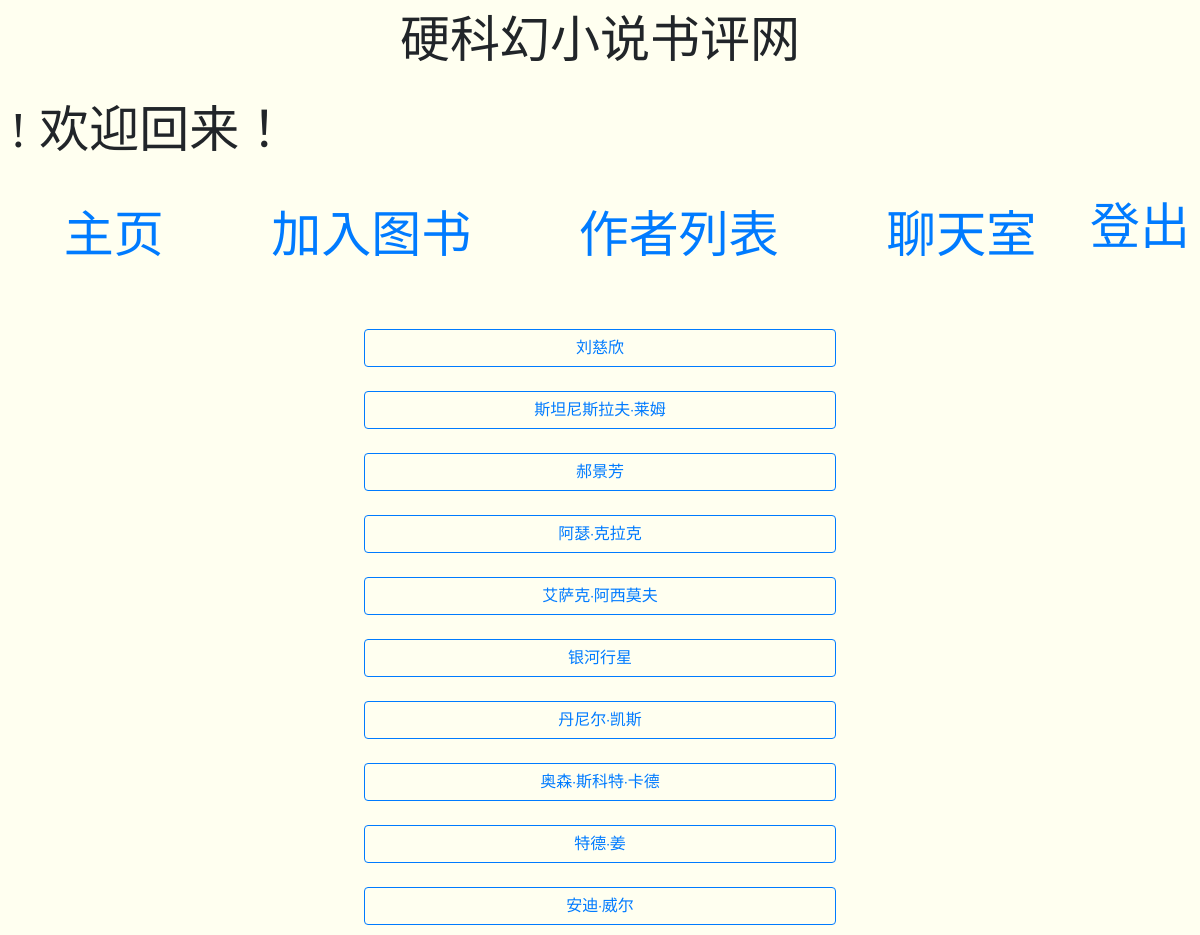
/author_list, run on the app's committed database.
### books/models.py (models this page shows, shortened)
class Book(models.Model):
    book_name = models.CharField(max_length=50)
    author_name = models.CharField(max_length=30)
    desc = models.TextField(default="暂无简介")
    image_url = models.CharField(max_length=228, default = None, blank = True, null = True)

### books/views.py (the view)
# urls.py: path('author_list', views.author_list, name="author_list"),
def author_list(request):
    author_list = Book.objects.values('author_name').distinct()
    return render(request, "books/authorlist.html",{
        "author_list" : author_list,
    })

### books/templates/books/authorlist.html (shortened to what this page needs)
{% extends "books/layout.html" %}
{% block body %}
    <div id="activelist">
    {% for author in author_list %}
    <div>
        <form  action ="{% url 'theauthor' %}"  method="get">
            <button class="btn btn-outline-primary" type = "submit" value = {{ author.author_name }} name = "author_name"> {{author.author_name}} </button>
        </form>
    </div>
    {% endfor %}
    </div>
{% endblock %}

### books/templates/books/authorlist.html (style rules this page uses)
#activelist { margin-top: 4vw; grid-gap: 2vw; display:grid; width: 40%; margin-left: 30%; grid-template-rows: repeat(auto,1fr); grid-template-columns: 1fr; font-family: 'Nunito', sans-serif; text-align: center; }
button { width: 100%; }

### books/templates/books/layout.html (style rules this page uses)
body { padding: 10px; text-align: center; background-color : #FFFFF0; }

### data on the page
Book: author_name "斯坦尼斯拉夫·莱姆"
Book: author_name "郝景芳"
Book: author_name "银河行星"
Book: author_name "丹尼尔·凯斯"
Book: author_name "奥森·斯科特·卡德"
Book: author_name "特德·姜"
Book: author_name "安迪·威尔"

### other printed values
{{ author.author_name }} "刘慈欣" "阿瑟·克拉克" "艾萨克·阿西莫夫"
